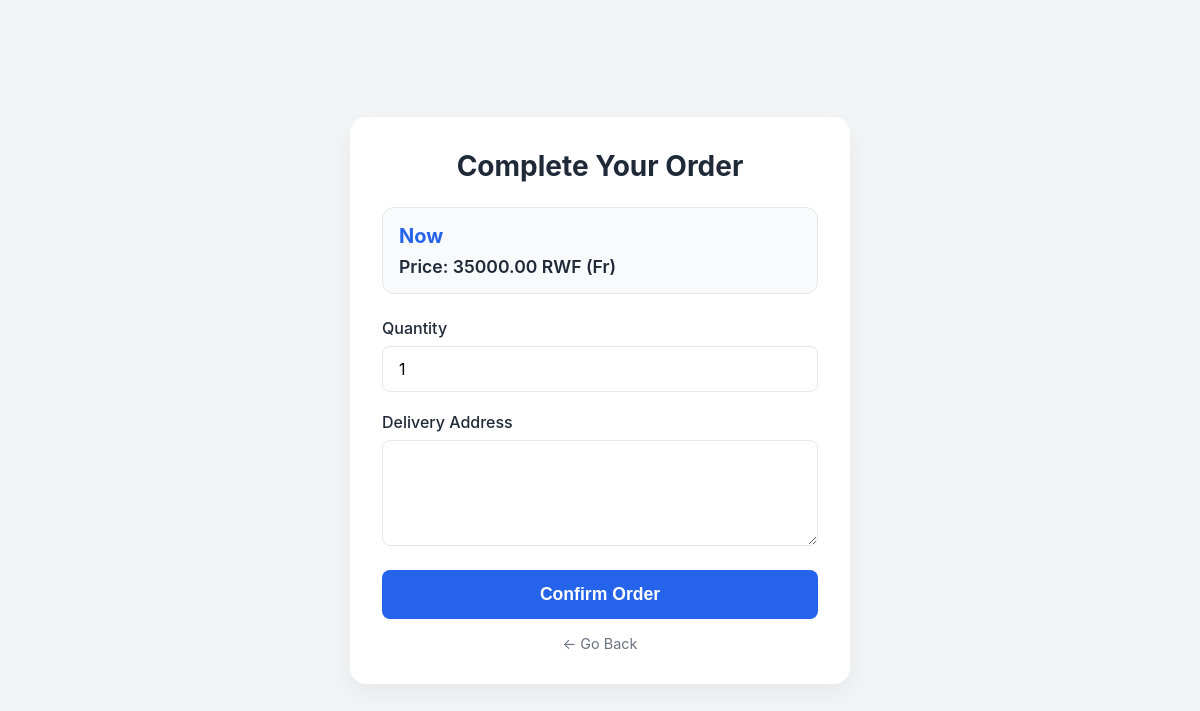
/order/place/1/ (signed in), run on the app's committed database.
### product/models.py (models this page shows, shortened)
class Product(models.Model):
    CURRENCY_CHOICES = [
        ('USD', 'USD ($)'),
        ('RWF', 'RWF (Fr)'),
        ('EUR', 'EUR (€)'),
        ('KES', 'KES (KSh)'),
    ]
    UNIT_CHOICES = [
        ("kg", "Kilogram"),
        ("g", "Gram"),
        ("pcs", "Pieces"),
        ("lit", "Litre"),
        ("ml", "Millilitre"),
        ("m", "Metre"),
        ("cm", "Centimetre"),
        ("mm", "Millimetre"),
        ("inch", "Inch"),
        ("foot", "Foot"),
        ("yard", "Yard"),
        ("bag", "Bag"),
        ("box", "Box"),
        ("crate", "Crate"),
        ("bunch", "Bunch"),
    ]
    vendor = models.ForeignKey('account.CustomUser', on_delete=models.CASCADE, related_name='products')
    name = models.CharField(max_length=100)
    price = models.DecimalField(max_digits=10, decimal_places=2)
    currency = models.CharField(max_length=10, choices=CURRENCY_CHOICES, default='USD')
    description = models.TextField()
    unit = models.CharField(max_length=20, choices=UNIT_CHOICES, default='pcs')
    image = models.ImageField(upload_to='product_images/', blank=True, null=True)
    status = models.BooleanField(default=True)
    created_at = models.DateTimeField(auto_now_add=True)
    updated_at = models.DateTimeField(auto_now=True)

### order/views.py (the view)
# urls.py: path('place/<int:product_id>/', views.place_order, name='place_order'),
@login_required
def place_order(request, product_id):
    product = get_object_or_404(Product, id=product_id)
    if request.method == 'POST':
        form = OrderCreateForm(request.POST)
        if form.is_valid():
            quantity = form.cleaned_data['quantity']
            delivery_address = form.cleaned_data['delivery_address']
            total_amount = product.price * quantity
            order = Order.objects.create(
                customer=request.user,
                total_amount=total_amount,
                delivery_address=delivery_address,
            )
            OrderItem.objects.create(
                order=order,
                product=product,
                quantity=quantity,
                price=product.price,
            )
            messages.success(request, 'Order placed successfully!')
            return render(request, 'order_success.html', {'order': order, 'product': product})
    else:
        form = OrderCreateForm()
    return render(request, 'place_order.html', {'product': product, 'form': form})

### order/forms.py
class OrderCreateForm(forms.ModelForm):
    quantity = forms.IntegerField(min_value=1, initial=1, widget=forms.NumberInput(attrs={'class': 'form-control'}))
    delivery_address = forms.CharField(widget=forms.Textarea(attrs={'class': 'form-control', 'rows': 4}))
    class Meta:
        model = Order
        fields = ['delivery_address']

### cart/context_processors.py (called while the page is built)
def cart_context(request):
    return {'cart': Cart(request)}

### order/template/place_order.html (shortened to what this page needs)
<!DOCTYPE html>
<html lang="en">
<head>
</head>
<body>
    <div class="container">
        <div class="card">
            <div class="header">
                <h2>Complete Your Order</h2>
            </div>
            <div class="product-info">
                <h3>{{ product.name }}</h3>
                <p>Price: {{ product.price }} {{ product.get_currency_display }}</p>
            </div>
            <form method="POST">
                <div class="form-group">
                    <label for="{{ form.quantity.id_for_label }}">Quantity</label>
                    {{ form.quantity }}
                </div>
                <div class="form-group">
                    <label for="{{ form.delivery_address.id_for_label }}">Delivery Address</label>
                    {{ form.delivery_address }}
                </div>
                <button type="submit" class="btn-submit">Confirm Order</button>
            </form>
            <a href="javascript:history.back()" class="back-link">← Go Back</a>
        </div>
    </div>
</body>
</html>

### order/template/place_order.html (style rules this page uses)
:root { --primary: #2563eb; --primary-hover: #1d4ed8; --bg-color: #f3f4f6; --card-bg: #ffffff; --text-dark: #1f2937; --text-muted: #6b7280; --border-color: #e5e7eb; --success: #10b981; }
body { font-family: 'Inter', system-ui, -apple-system, sans-serif; margin: 0; background-color: var(--bg-color); color: var(--text-dark); display: flex; justify-content: center; align-items: center; min-height: 100vh; }
.container { width: 100%; max-width: 500px; padding: 20px; }
.card { background: var(--card-bg); border-radius: 16px; padding: 32px; box-shadow: 0 10px 25px rgba(0, 0, 0, 0.05); transition: transform 0.3s ease; }
.header { text-align: center; margin-bottom: 24px; }
.header h2 { margin: 0; font-size: 1.75rem; color: var(--text-dark); }
.product-info { background: #f8fafc; padding: 16px; border-radius: 12px; margin-bottom: 24px; border: 1px solid var(--border-color); }
.product-info h3 { margin: 0 0 8px 0; font-size: 1.25rem; color: var(--primary); }
.product-info p { margin: 0; font-size: 1.1rem; font-weight: 600; }
.form-group { margin-bottom: 20px; }
.form-group label { display: block; margin-bottom: 8px; font-weight: 500; color: var(--text-dark); }
.form-control { width: 100%; padding: 12px 16px; border: 1px solid var(--border-color); border-radius: 8px; font-size: 1rem; transition: all 0.2s; box-sizing: border-box; font-family: inherit; }
.btn-submit { width: 100%; padding: 14px; background-color: var(--primary); color: white; border: none; border-radius: 8px; font-size: 1.1rem; font-weight: 600; cursor: pointer; transition: background-color 0.2s, transform 0.1s; }
.back-link { display: block; text-align: center; margin-top: 16px; color: var(--text-muted); text-decoration: none; font-size: 0.9rem; transition: color 0.2s; }

### data on the page
Product: name "Now", price "35000.00", currency "RWF (Fr)"
